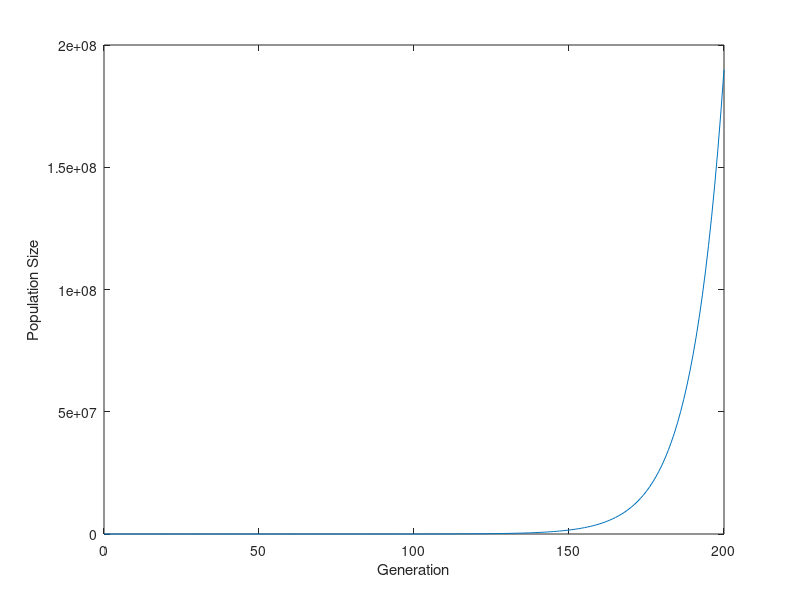
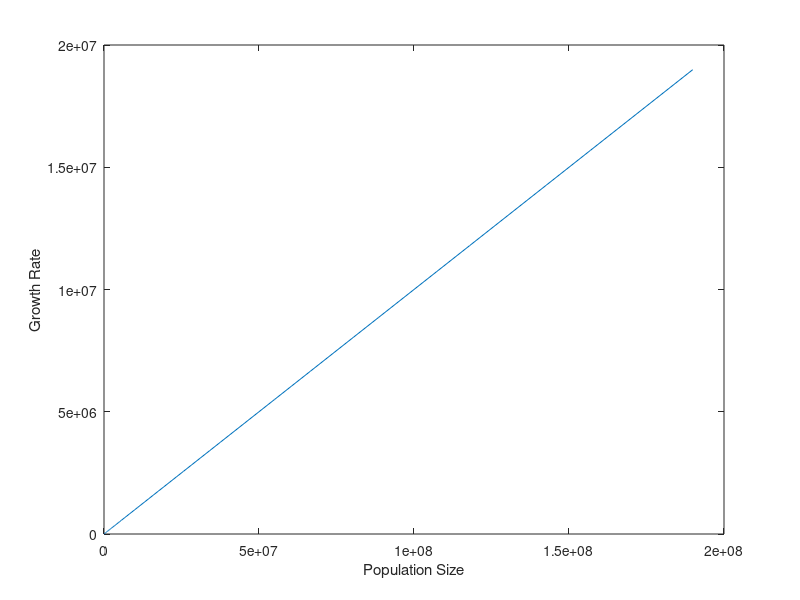
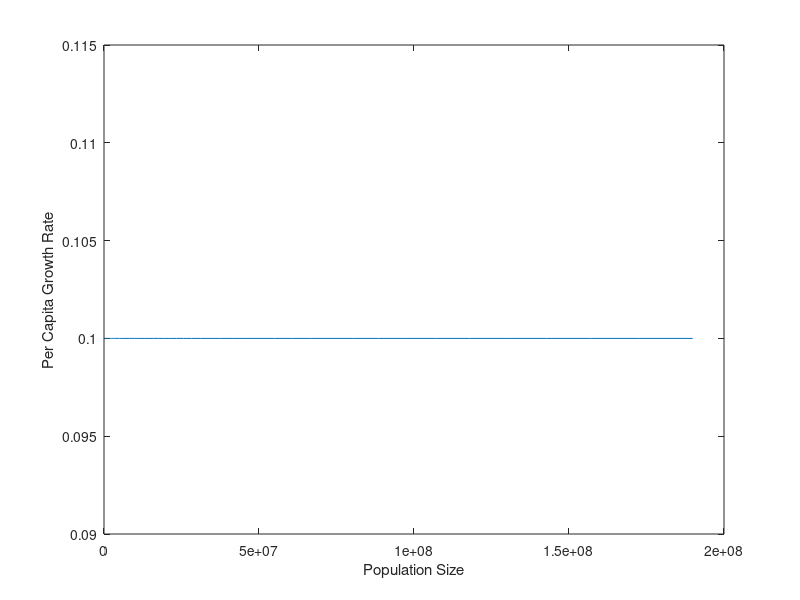

Source code (MATLAB) for these figures, in order:
%% Topic: Workshop: Population Modeling with MATLAB / Population Modeling with MATLAB
% Copied from: https://courses.edx.org/courses/course-v1:MITx+7.QBWx+3T2019/course/

%This code runs growth models using for loops and if statements

%Type of model to run: 1 = exponential; 2 = logistic -- student choice
modeltype = 1;

%Input parameters -- student choice
N0 = 1; %Initial population size
r = .1; %Population growth rate
K = 100; %Carrying capacity [only pertains to logistic]
t = 200; %Number of generations
tau = 0; %Population response time lag [only matters for logistic]
    %Time lags (a delay in when the population size affects the growth rate) are really 
    %interesting. Try playing with increasingly large time lags and watch what happens


%Make the "storage variables"
generation = linspace(0,t,t+1);
dNdt = zeros(size(generation));
population = zeros(size(generation));



%"If" statement selects appropriate model
if modeltype == 1   %run the exponential growth model
    for i = 1:size(generation,2)    
        if i == 1   %The generation has population = N0
            population(i) = N0;
            dNdt(i) = r*population(i);
        else
            population(i) = population(i-1)+dNdt(i-1); %At the new
            %timestep, the population has grown by dNdt from the previous
            %generation
            dNdt(i) = r*population(i);
        end
    end
        
elseif modeltype == 2   %run the logistic growth model
    for i = 1:size(generation,2)
        if i == 1
            population(i) = N0;
            dNdt(i) = r*population(i)*(1-population(i)/K);
        else
            if i <= tau  %If you have a time lag (tau > 0) you need this 
                %alternate logistic equation without time lag to get you through
                %the first few generations.
                population(i) = population(i-1)+dNdt(i-1);
                dNdt(i) = r*population(i)*(1-population(i)/K);
            else
                population(i) = population(i-1)+dNdt(i-1);
                dNdt(i) = r*population(i)*(1-population(i-tau)/K);
            end
        end
    end
    
else
    disp('Error: Choose 1 for exponential model or 2 for logistic model')
end


%Make a plot to look at your results
figure(1)
plot(generation,population)
xlabel('Generation')
ylabel('Population Size')
%Note that with the logistic model and a time lag you get multiple growth
%rate values for the same population size (which makes sense, because
%the population's growth rate depends both on its current size, and on
%its size at some past time point). This results in some pretty spirals...

figure(2)
plot(population,dNdt) %This plot is basically the derivative of the upper
    %panel. It is useful if you want to show that the growth rate of a
    %population depends upon its size. And, if you have a logistic model
    %with no time lags, it gives a nice demonstration of why MSY
    %(maximum sustainable yield, a fisheries concept) is at K/2.
xlabel('Population Size')
ylabel('Growth Rate')
   
figure(3)
plot(population,dNdt./population)
     %This plot allows us to see that the density
    %dependence of the growth rate varies with growth model. In exponential
    %growth, per capita reproduction (dNdt/N) is a constant (r). In
    %logistic growth, per capita reproductive rate decreases with
    %increasing population density.
xlabel('Population Size')
ylabel('Per Capita Growth Rate')
